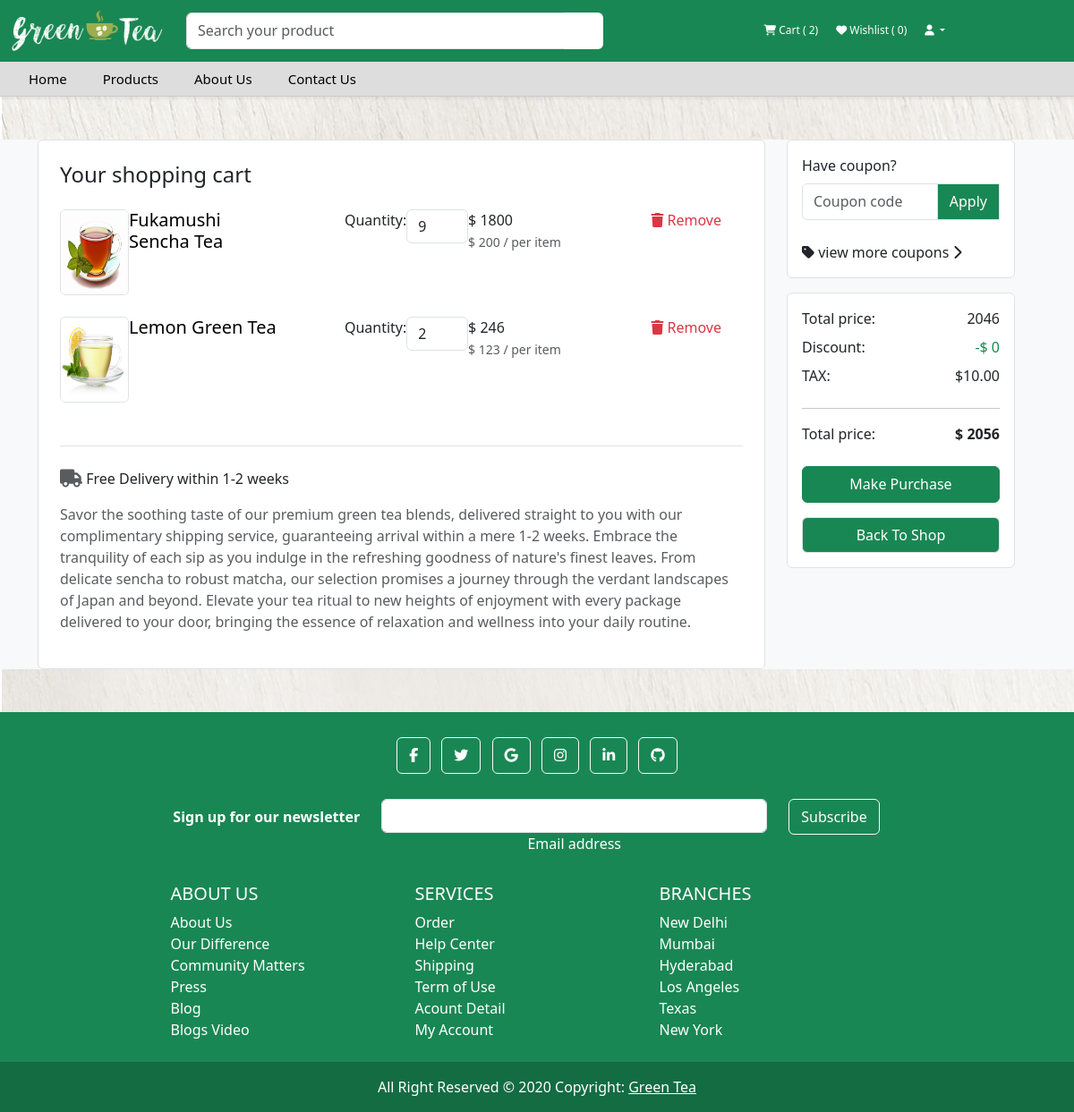
/cart.php (signed in), run on the app's committed database.
### tables this page shows
CREATE TABLE `cart` (
  `user_name` varchar(255) NOT NULL,
  `p_id` int(11) NOT NULL,
  `p_name` varchar(255) NOT NULL,
  `p_price` int(11) NOT NULL,
  `t_price` int(11) NOT NULL,
  `p_image` varchar(255) NOT NULL,
  `p_status` varchar(255) NOT NULL DEFAULT 'Available',
  `p_details` longtext NOT NULL,
  `quantity` int(11) NOT NULL DEFAULT 1
);

### cart.php (the view, shortened to what this page needs)
<?php
include 'header.php';
$sql = "SELECT * FROM cart WHERE user_name='$username'";
$result = mysqli_query($con, $sql);
if ($result = mysqli_query($con, $sql)) {
    $rowcount = mysqli_num_rows($result);
}
$total_price = 0;
$product_names = array();
?>
<!DOCTYPE html>
<html lang="en">
<head>
</head>
<body>
    <section class="bg-light my-5">
        <div class="container">
            <div class="row">
                <div class="col-lg-9">
                    <div class="card border shadow-0">
                        <div class="m-4">
                            <h4 class="card-title mb-4">Your shopping cart</h4>
                            <?php
                            if ($rowcount > 0) {
                                while ($row = $result->fetch_assoc()) {
                                    $pid = $row['p_id'];
                                    ?>
                                    <div class="row gy-3 mb-4">
                                        <div class="col-lg-5">
                                            <div class="me-lg-5">
                                                <div class="d-flex">
                                                    <a href="productdetails.php?id=<?php echo $row['p_id'] ?>">
                                                        <img src="<?php echo "image/" . $row['p_image'] ?>"
                                                            class="border rounded me-3" style="width: 96px; height: 96px;" />
                                                    </a>
                                                    <div class="d-flex w-100">
                                                        <a href="productdetails.php?id=<?php echo $row['p_id'] ?>">
                                                            <h5 class="text-black">
                                                                <?php echo $product_names[] = $row['p_name'];
                                                                ?>
                                                            </h5>
                                                        </a>
                                                    </div>
                                                </div>
                                            </div>
                                        </div>
                                        <div
                                            class="col-lg-2 col-sm-6 col-6 d-flex flex-row flex-lg-column flex-xl-row text-nowrap">
                                            Quantity:
                                            <div class="col-8">
                                                <input type="number" class="form-control" name="qnt" id="qnt" min="1"
                                                    value="<?php echo $qnt = $row['quantity']; ?>"
                                                    onchange="window.location.href='updateqnt.php?qnt=' + this.value + '&pid=<?php echo $pid; ?>'">
                                            </div>
                                            <div class="">
                                                <text class="h6">$
                                                    <?php echo $tprice = $row['t_price'];
                                                    $total_price += $tprice;
                                                    $t_price = $total_price;
                                                    $tax = 10;
                                                    ?>
                                                </text> <br />
                                                <small class="text-muted text-nowrap">
                                                    $ <?php echo $pprice = $row['p_price']; ?>
                                                    / per item
                                                </small>
                                            </div>
                                        </div>
                                        <div
                                            class="col-lg col-sm-6 d-flex justify-content-sm-center justify-content-md-start justify-content-lg-center justify-content-xl-end mb-2">
                                            <div class="float-md-end">
                                                <a href="delete.php ?id=<?= $row['p_id'] ?>"
                                                    class="btn-danger btn-sm text-danger" style="text-decoration:none">
                                                    <i class="fa fa-trash"></i> Remove</a>
                                            </div>
                                        </div>
                                    </div>
                                    <?php
                                }
                            }
                            ?>
                        </div>
                        <div class="border-top pt-4 mx-4 mb-4">
                            <p><i class="fas fa-truck text-muted fa-lg"></i> Free Delivery within 1-2 weeks</p>
                            <p class="text-muted">
                                Savor the soothing taste of our premium green tea blends, delivered straight to you with
                                our complimentary shipping service, guaranteeing arrival within a mere 1-2 weeks.
                                Embrace the tranquility of each sip as you indulge in the refreshing goodness of
                                nature's finest leaves. From delicate sencha to robust matcha, our selection promises a
                                journey through the verdant landscapes of Japan and beyond. Elevate your tea ritual to
                                new heights of enjoyment with every package delivered to your door, bringing the essence
                                of relaxation and wellness into your daily routine.
                            </p>
                        </div>
                    </div>
                </div>
                <div class="col-lg-3">
                    <div class="card mb-3 border shadow-0">
                        <div class="card-body">
                            <form method="post">
                                <div class="form-group">
                                    <label class="form-label">Have coupon?</label>
                                    <div class="input-group">
                                        <input type="text" class="form-control border" name="coupon"
                                            value="<?php echo isset($_POST['coupon']) ? htmlspecialchars($_POST['coupon']) : ''; ?>"
                                            placeholder="Coupon code" />
                                        <button class="btn btn-success border" name="applyBtn">Apply</button> <br>
                                    </div>
                                    <span id='show'></span><br>
                                    <i class="fa-solid fa-tag"></i>
                                    <a href="viewcoupon.php" class="text-decoration-none text-dark">view more coupons
                                        <i class="fa-solid fa-chevron-right flex-end"></i>
                                    </a>
                                </div>
                            </form>
                            <?php
                            $discount_amount = 0;
                            $total_price = ($total_price - $discount_amount) + $tax;
                            ?>
                        </div>
                    </div>
                    <div class="card shadow-0 border">
                        <div class="card-body">
                            <div class="d-flex justify-content-between">
                                <p class="mb-2">Total price:</p>
                                <p class="mb-2">
                                    <?php echo $t_price ?>
                                </p>
                            </div>
                            <div class="d-flex justify-content-between">
                                <p class="mb-2">Discount:</p>
                                <p class="mb-2 text-success">-$ <?php echo $discount_amount ?></p>
                            </div>
                            <div class="d-flex justify-content-between">
                                <p class="mb-2">TAX:</p>
                                <p class="mb-2">$10.00</p>
                            </div>
                            <hr />
                            <div class="d-flex justify-content-between">
                                <p class="mb-2">Total price:</p>
                                <p class="mb-2 fw-bold">$
                                    <?php echo $total_price ?>
                                </p>
                            </div>
                            <div class="mt-3">
                                <a href="checkout.php ?id=<?= $pid ?>" class="btn btn-success w-100 shadow-0 mb-2"> Make
                                    Purchase </a>
                                <a href="product.php" class="btn btn-success w-100 border mt-2"> Back to shop </a>
                            </div>
                        </div>
                    </div>
                </div>
            </div>
        </div>
    </section>
    <?php
    include 'footer.php'
        ?>
</body>
</html>

### style.css (style rules this page uses)
* { max-width: 100%; max-height: 100%; }
body { background-image: url(image/body-bg.jpg); }
.btn { line-height: 1.8; background-color: #198754; padding: 5px 13px; display: inline-block; color: #fff; text-transform: capitalize; font-family: inherit; font-size: 16px; cursor: pointer; user-select: none; position: relative; overflow: hidden; vertical-align: middle; transition: color 0.3s ease; z-index: 2; }
.btn::before { position: absolute; content: ''; left: 0; top: 0; background: #42bf85; height: 100%; width: 0; z-index: -1; transition: width 0.3s ease; }

### data on the page
cart: p_image (picture), p_name "Fukamushi Sencha Tea", qnt "9", t_price "1800", p_price "200"
cart: p_image (picture), p_name "Lemon Green Tea", qnt "2", t_price "246", p_price "123"

### other printed values
$rowcount "2"
$rowcount1 "0"
$t_price "2046"
$discount_amount "0"
$total_price "2056"
